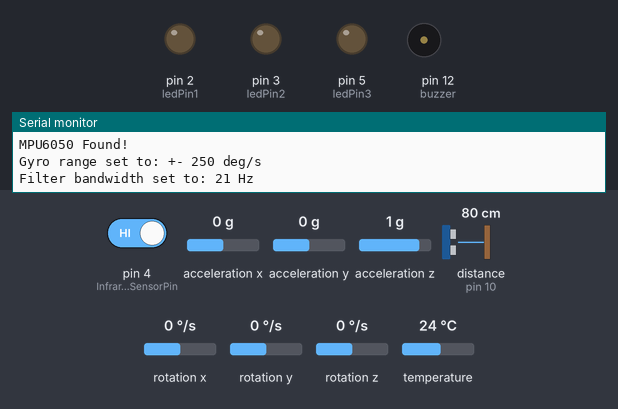
Recording of a sketch running on a simulated Arduino Leonardo, built with avr-gcc and run on an emulated ATmega32U4. On the bench: output pins drawn as LEDs (lit = HIGH), buzzer (waves = sounding), the last lines printed to the serial monitor. Wiring (inferred from the names in the program): ultrasonic range finder: trigger pin 9; echo pin 10. Dashed ring = blinking. The test bench sets the inputs (shaded band); at power-on: rotation z 0 °/s, pin 4 (InfraredSensorPin) HIGH, distance to the obstacle (sensor on pin 10) 80 cm, acceleration x 0 g, acceleration y 0 g, acceleration z 1 g, rotation x 0 °/s, rotation y 0 °/s, temperature 24 °C. The echo pulse lasts 58.3 µs per cm; pins used as bus, display or sensor lines are not drawn.

Above: at 0.1 s.
1.4 s: rotation z set to -3 °/s
At 1.62 s:
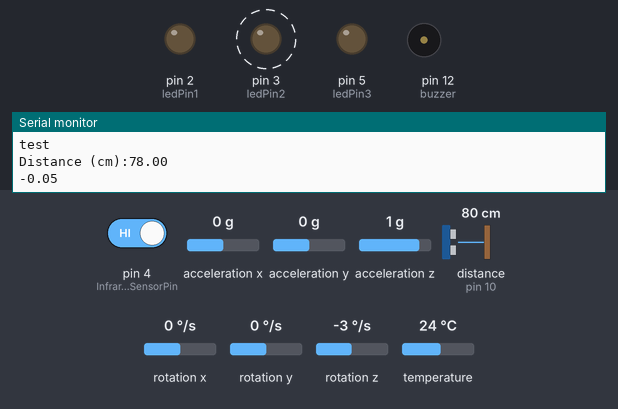
4.4 s: pin 4 (InfraredSensorPin) driven LOW
At 4.5 s:
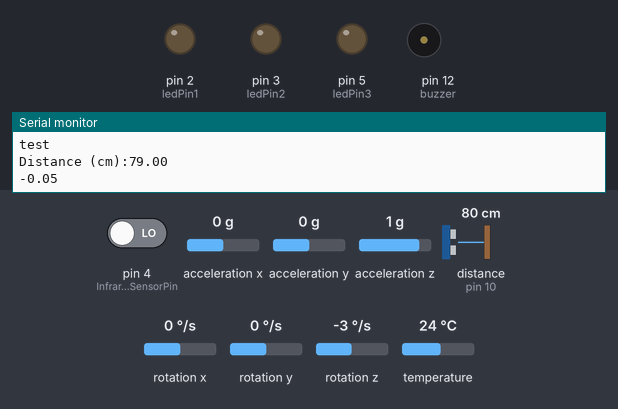
7.4 s: rotation z set to -86 °/s
10.4 s: rotation z set to -95 °/s
At 11.04 s:
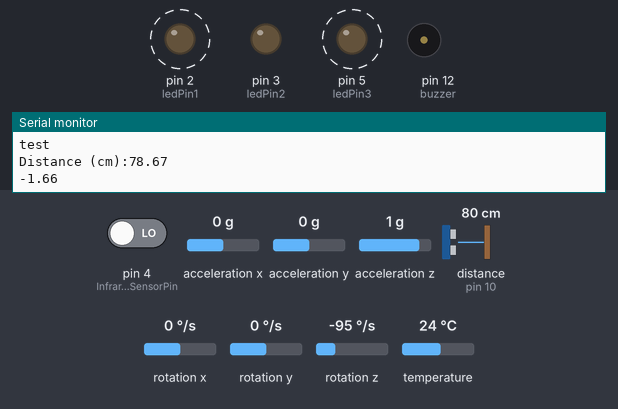
13.4 s: pin 4 (InfraredSensorPin) driven HIGH
At 16.01 s:
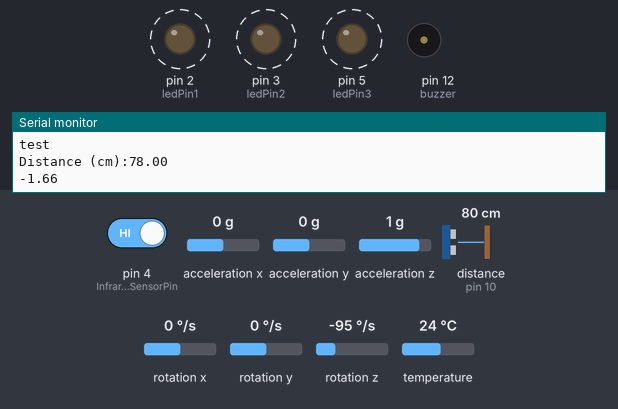
16.4 s: distance to the obstacle (sensor on pin 10) set to 44 cm
19.4 s: distance to the obstacle (sensor on pin 10) set to 37 cm
At 20.4 s:
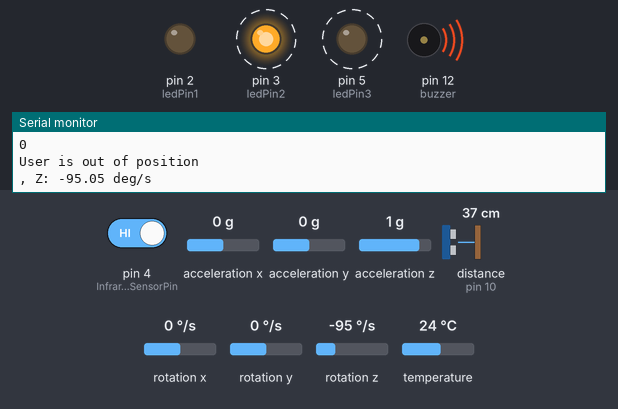
Timing chart, 0 to 23.4 s (numbered marks = the images above; inputs shaded):
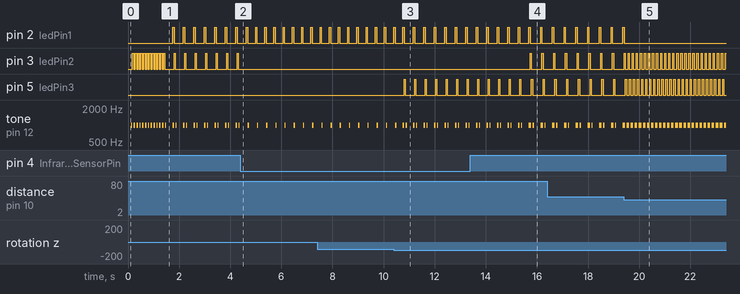

Measured:
- the behaviour switches between -1 and -2 °/s on rotation z (found by bisection; images 0 and 1)
- the behaviour switches between -89 and -90 °/s on rotation z (found by bisection; images 2 and 3)
- the behaviour switches between 41 and 40 cm on distance to the obstacle (sensor on pin 10) (found by bisection; images 4 and 5)
- after the input at 1.4 s, pin 2 (ledPin1): alternates HIGH for 0.05 s and LOW for 0.36 s, starting after 0.35 s; pin 3 (ledPin2): alternates HIGH for 0.05 s and LOW for 0.36 s, starting after 0.40 s
- after the input at 4.4 s, pin 3 (ledPin2): stops changing and stays LOW
- after the input at 10.4 s, pin 5 (ledPin3): alternates HIGH for 0.05 s and LOW for 0.36 s, starting after 0.41 s
- after the input at 13.4 s, pin 3 (ledPin2): alternates HIGH for 0.05 s and LOW for 0.41 s, starting after 2.3 s
- after the input at 19.4 s, pin 2 (ledPin1): goes on until 19.4 s, then stays LOW; pin 3 (ledPin2): alternates HIGH for 0.05 s and LOW for 0.11 s, starting after 0.17 s; pin 5 (ledPin3): alternates HIGH for 0.05 s and LOW for 0.11 s, starting after 0.22 s

The sketch:

SEN1009Test.ino
```cpp
#include <Adafruit_MPU6050.h>
#include <Adafruit_Sensor.h>
#include <Wire.h>

Adafruit_MPU6050 mpu;

struct liftMetrics {
  float height;
  float accel;

  // Constructor to initialize members
  liftMetrics() : height(0), accel(0) {}
};

const int InfraredSensorPin = 4;//Connect the signal pin to the digital pin
const int buzzer = 12;
const int trigPin = 9;
const int echoPin = 10;

long duration;
float distanceCm, distanceInch;

const int ledPin1 = 2;
const int ledPin2 = 3;
const int ledPin3 = 5;


int size = 3;

liftMetrics* distanceMeasurements = new liftMetrics[size];


int index = 0;
float* baseLineAvg = new float[size];
int baseIndex = 0;


// Define the time threshold (in milliseconds) for user absence
const unsigned long userAbsenceThreshold = 2000;  // Adjust the duration as needed

// Initialize variables
bool userInFrame = false;
unsigned long userAbsenceStartTime = 0;


void setup()
{
  Serial.begin(57600);
  while (!Serial)
    delay(10); // will pause Zero, Leonardo, etc until serial console opens

  Serial.println("Start!");
  pinMode(InfraredSensorPin,INPUT);
  pinMode(buzzer, OUTPUT);
  pinMode(trigPin, OUTPUT);
  pinMode(echoPin, INPUT);
  pinMode(ledPin1, OUTPUT);
  pinMode(ledPin2, OUTPUT);
  pinMode(ledPin3, OUTPUT);

  for (int i = 0; i < size; i++) {
    baseLineAvg[i] = 0;
  }


  //digitalWrite(LedDisp,LOW);
  if (!mpu.begin()) {
    Serial.println("Failed to find MPU6050 chip");
    while (1) {
      delay(10);
    }
  }
  Serial.println("MPU6050 Found!");

  mpu.setGyroRange(MPU6050_RANGE_250_DEG);
  Serial.print("Gyro range set to: ");
  switch (mpu.getGyroRange()) {
  case MPU6050_RANGE_250_DEG:
    Serial.println("+- 250 deg/s");
    break;
  case MPU6050_RANGE_500_DEG:
    Serial.println("+- 500 deg/s");
    break;
  case MPU6050_RANGE_1000_DEG:
    Serial.println("+- 1000 deg/s");
    break;
  case MPU6050_RANGE_2000_DEG:
    Serial.println("+- 2000 deg/s");
    break;
  }

  mpu.setFilterBandwidth(MPU6050_BAND_21_HZ);
  Serial.print("Filter bandwidth set to: ");
  switch (mpu.getFilterBandwidth()) {
  case MPU6050_BAND_260_HZ:
    Serial.println("260 Hz");
    break;
  case MPU6050_BAND_184_HZ:
    Serial.println("184 Hz");
    break;
  case MPU6050_BAND_94_HZ:
    Serial.println("94 Hz");
    break;
  case MPU6050_BAND_44_HZ:
    Serial.println("44 Hz");
    break;
  case MPU6050_BAND_21_HZ:
    Serial.println("21 Hz");
    break;
  case MPU6050_BAND_10_HZ:
    Serial.println("10 Hz");
    break;
  case MPU6050_BAND_5_HZ:
    Serial.println("5 Hz");
    break;
  }
  Serial.println("");
  delay(100);

}

void loop()
{

  Serial.println("test");
  digitalWrite(ledPin1, LOW);  // Turn on LED 1
  digitalWrite(ledPin2, LOW);   // Turn off LED 2
  digitalWrite(ledPin3, LOW);   // Turn off LED 2
  sensors_event_t a, g, temp;
  mpu.getEvent(&a, &g, &temp);
  digitalWrite(trigPin, LOW);
  delayMicroseconds(2);
  digitalWrite(trigPin, HIGH);
  delayMicroseconds(10);
  digitalWrite(trigPin, LOW);
  duration = pulseIn(echoPin, HIGH);

  distanceCm = duration * 0.034 / 2;


  if (distanceCm < 100 and distanceCm > 20){


    liftMetrics myData = distanceMeasurements[index];
    myData.height = distanceCm;
    myData.accel = abs(g.acceleration.z);

    distanceMeasurements[index] = myData;


    index = (index + 1) % 5;

  }

  distanceInch = duration * 0.0133 / 2;
  Serial.print("Distance (cm):");


  float avgDistance = average(distanceMeasurements);

  Serial.println(avgDistance);

  baseLineAvg[baseIndex] = avgDistance;
  baseIndex = (baseIndex + 1) % size;


  //50

  Serial.println(g.acceleration.z);

  Serial.println("");

  // if (allAboveThreshold(38) && g.acceleration.z > abs(0.01)) {

  // if (distanceCm > 38 && distanceCm < 100 && g.acceleration.z > abs(0.01)) {

  if (allAboveThreshold(40)) {
    tone(buzzer, 1000);
    delay(50);
    noTone(buzzer);
    delay(250);
    digitalWrite(ledPin1, HIGH);  // Turn on LED 1
    digitalWrite(ledPin2, LOW);   // Turn off LED 2
    digitalWrite(ledPin3, LOW);   // Turn off LED 2

  }


  bool infraredSensorState = digitalRead(InfraredSensorPin);

  // Print the sensor state (for debugging)
  Serial.println(!infraredSensorState, BIN);

  if (infraredSensorState == LOW) {
    // User is in frame
    userInFrame = true;
    userAbsenceStartTime = 0;  // Reset the absence timer
    noTone(buzzer);
  } else {
    // User is not in frame
    if (userInFrame) {
      // Check if the absence timer is started
      if (userAbsenceStartTime == 0) {
        userAbsenceStartTime = millis();  // Start the absence timer
      } else {
        // Check if the absence duration has exceeded the threshold
        if (millis() - userAbsenceStartTime >= userAbsenceThreshold) {
          // Notify user absence
          tone(buzzer, 1000);
          delay(50);
          noTone(buzzer);
          Serial.println("User is out of position");
          digitalWrite(ledPin1, LOW);  // Turn on LED 1
          digitalWrite(ledPin2, HIGH);   // Turn off LED 2
          digitalWrite(ledPin3, LOW);   // Turn off LED 3

          userInFrame = false;
        }
      }
    } else {
      // User is still not in frame
      tone(buzzer, 1000);
      delay(50);
      noTone(buzzer);
      Serial.println("User is out of position");
      digitalWrite(ledPin1, LOW);  // Turn on LED 1
      digitalWrite(ledPin2, HIGH);   // Turn off LED 2
      digitalWrite(ledPin3, LOW);   // Turn off LED 3
    }
  }


  //Serial.print("Rotation X: ");
  //Serial.print(g.gyro.x*180/3.14);
  //Serial.print(", Y: ");
  //Serial.print(g.gyro.y*180/3.14);
  Serial.print(", Z: ");
  Serial.print(g.gyro.z*180/3.14);
  Serial.println(" deg/s");

  if (g.gyro.z*180/3.14 > 90 || g.gyro.z*180/3.14 < -90) {
    tone(buzzer, 1000);
    delay(50);
    noTone(buzzer);
    digitalWrite(ledPin1, LOW);  // Turn on LED 1
    digitalWrite(ledPin2, LOW);   // Turn off LED 2
    digitalWrite(ledPin3, HIGH);   // Turn off LED 3
  }

  delay(50);
}

float average (liftMetrics * array)  // assuming array is int.
{
  long sum = 0L ;  // sum will be larger than an item, long for safety.
  for (int i = 0 ; i < size ; i++)
    sum += array [i].height ;
  return  ((float) sum) / size ;  // average will be fractional, so float may be appropriate.
}

bool allAboveThreshold(float threshold) {

  bool accel = false;

  for (int i = 0; i < size; i++) {
    if (distanceMeasurements[i].height <= threshold) {
      return false; // As soon as one measurement is not above the threshold, return false
    }
    if (distanceMeasurements[i].accel > 0.03){
      accel = true;
    }

  }
  return true and accel; // All measurements are above the threshold
}
```
